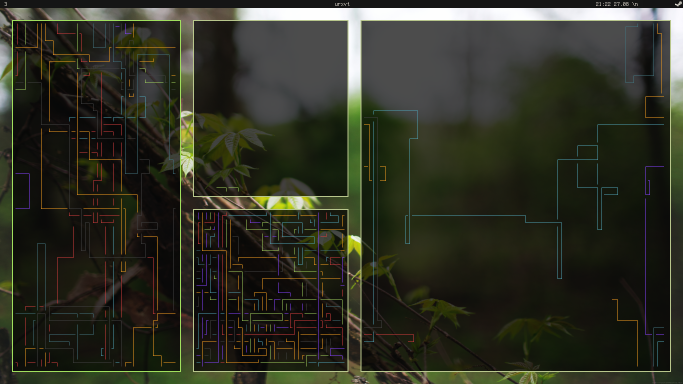
#> input picture bspvm.png, 1366 x 768 px, found by its file name (shown at 1/2 size)
$ python generatecolors.py ../bspvm.png 3
#> lines starting #> are read from the running program, lines starting #| are printed output that depends on the picture
### Scripts/colorz.py
from collections import namedtuple
from math import sqrt
import random
try:
    import Image
except ImportError:
    from PIL import Image

Point = namedtuple('Point', ('coords', 'n', 'ct'))
Cluster = namedtuple('Cluster', ('points', 'center', 'n'))

def get_points(img):
    points = []
    w, h = img.size
    for count, color in img.getcolors(w * h):
        points.append(Point(color, 3, count))
    return points

rtoh = lambda rgb: '#%s' % ''.join(('%02x' % p for p in rgb))

def colorz(filename, n=3):
#> called with filename = '/home/lumo/Kuvat/Taustat/../bspvm.png', n = 3
    img = Image.open(filename)
#> img is the input picture: PIL image 1366x768 RGB; mean R, G, B 46.8, 48.4, 36.2
    img.thumbnail((200, 200))
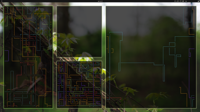
#> img: PIL image 200x112 RGB; mean R, G, B 46.7, 48.3, 36.1
    w, h = img.size
#> w = 200; h = 112

    points = get_points(img)
#> the loop in get_points, `for count, color in img.getcolors(w * h):` made 11113 passes
#> (count, color) on passes 1 to 3: (96, (255, 255, 255)), (10, (254, 255, 255)), (1, (47, 50, 37))
#> after the loop in get_points, `for count, color in img.getcolors(w * h):`: points = 11113 items
#> points = 11113 items
    clusters = kmeans(points, n, 1)
    rgbs = [map(int, c.center.coords) for c in clusters]
    return map(rtoh, rgbs)

def euclidean(p1, p2):
    return sqrt(sum([
        (p1.coords[i] - p2.coords[i]) ** 2 for i in range(p1.n)
    ]))

def calculate_center(points, n):
    vals = [0.0 for i in range(n)]
    plen = 0
    for p in points:
        plen += p.ct
        for i in range(n):
            vals[i] += (p.coords[i] * p.ct)
    return Point([(v / plen) for v in vals], n, 1)

def kmeans(points, k, min_diff):
#> called with k = 3, min_diff = 1
    clusters = [Cluster([p], p, p.n) for p in random.sample(points, k)]
#> clusters = 3 items

    while 1:
        plists = [[] for i in range(k)]

        for p in points:
            smallest_distance = float('Inf')
            for i in range(k):
                distance = euclidean(p, clusters[i].center)
                if distance < smallest_distance:
                    smallest_distance = distance
                    idx = i
            plists[idx].append(p)

        diff = 0
        for i in range(k):
            old = clusters[i]
            center = calculate_center(plists[i], old.n)
            new = Cluster(plists[i], center, old.n)
            clusters[i] = new
            diff = max(diff, euclidean(old.center, new.center))

        if diff < min_diff:
            break
#> after the loop, idx = 1
#> in colorz, `clusters = kmeans(points, n, 1)`: clusters = 3 items

    return clusters

### Scripts/generatecolors.py
import sys
import colorsys
from colorz import colorz

kuva =  sys.argv[1]
WALLPAPER = '/home/lumo/Kuvat/Taustat/' + kuva
COLORS = '/home/lumo/.gitconf/master/System/colors/.generated'
XRESOURCES = '/home/lumo/.gitconf/master/System/colors/' + kuva

cols = ''
xres = """
"""

def normalize(hexv, minv=128, maxv=256):
#> called with hexv = '#d3d6ce', minv = 0, maxv = 32
    hexv = hexv[1:]
#> hexv = 'd3d6ce'
    r, g, b = (
        int(hexv[0:2], 16) / 256.0,
        int(hexv[2:4], 16) / 256.0,
        int(hexv[4:6], 16) / 256.0,
    )
#> r = 0.824; g = 0.836; b = 0.805
    h, s, v = colorsys.rgb_to_hsv(r, g, b)
#> h = 0.229; s = 0.0374; v = 0.836
    minv = minv / 256.0
    maxv = maxv / 256.0
    if v < minv:
        v = minv
    if v > maxv:
        v = maxv
    r, g, b = colorsys.hsv_to_rgb(h, s, v)
#> r = 0.123; g = 0.125; b = 0.12
    return '#{:02x}{:02x}{:02x}'.format(int(r * 256), int(g * 256), int(b * 256))

if __name__ == '__main__':
    if len(sys.argv) == 2:
        n = 16
    else:
        n = int(sys.argv[2])


    i = 0
    with open('colorz.html', 'w') as f:
        f.write("""<img src="file://{}" height=200/>""".format(WALLPAPER))
        for c in colorz(WALLPAPER, n=n):
            # if i == 8:
            #     i += 1
            if i == 0:
                c = normalize(c, minv=0, maxv=32)
#> c = '#1f201e'
            elif i == 8:
                c = normalize(c, minv=128, maxv=192)
            elif i < 8:
                c = normalize(c, minv=160, maxv=224)
            else:
                c = normalize(c, minv=200, maxv=256)
            f.write("""
                <div style="background-color: {0}; width: 100%; height: 50px">{1}: {0}</div>
                """.format(c, i)
            )
            xres += """urxvt*color{}: {}\n""".format(i, c)
            cols += """export COLOR{}="{}"\n""".format(i, c)
            if i == 1:
                print(c)
            i += 1

    with open(XRESOURCES, 'w') as f:
        f.write(xres)
    with open(COLORS, 'w') as f:
        f.write(cols)
